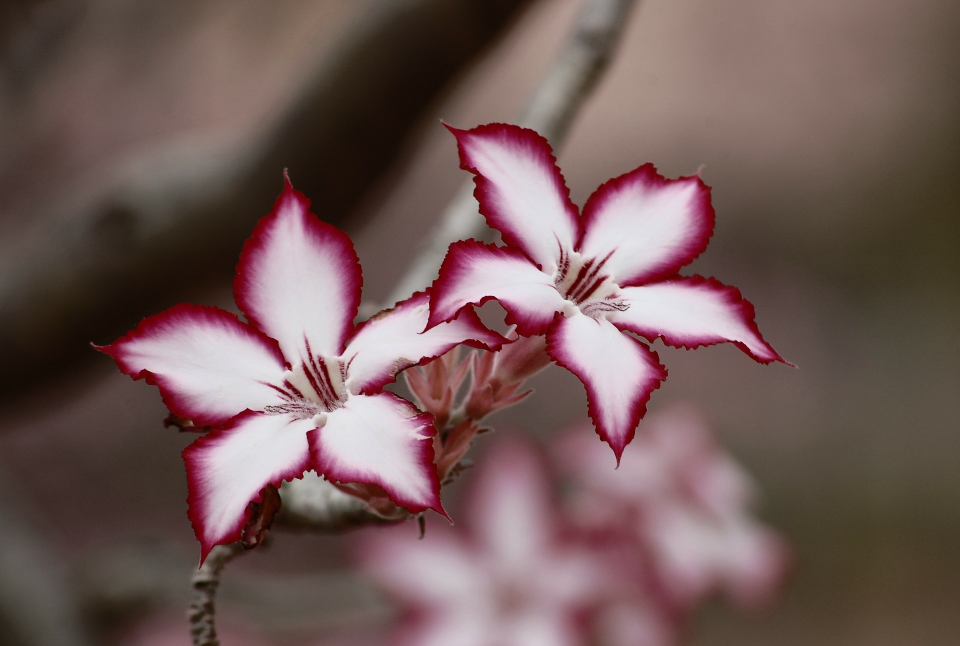
#> input picture Image Processing/Flower Images/flower.jpg, 1920 x 1292 px, found by its file name (shown at 1/2 size)
$ python 29-Resize.py
#> lines starting #> are read from the running program, lines starting #| are printed output that depends on the picture
import cv2


path = "C://Users//Dhruvik//Desktop//All Programs//Image Processing//Images//flower.jpg"

img = cv2.imread(path)
#> img is the input picture: shape (1292, 1920, 3); mean B, G, R 88, 90.1, 114.1

img = cv2.resize(img,None,fx=0.5,fy=0.5,interpolation=cv2.INTER_AREA)
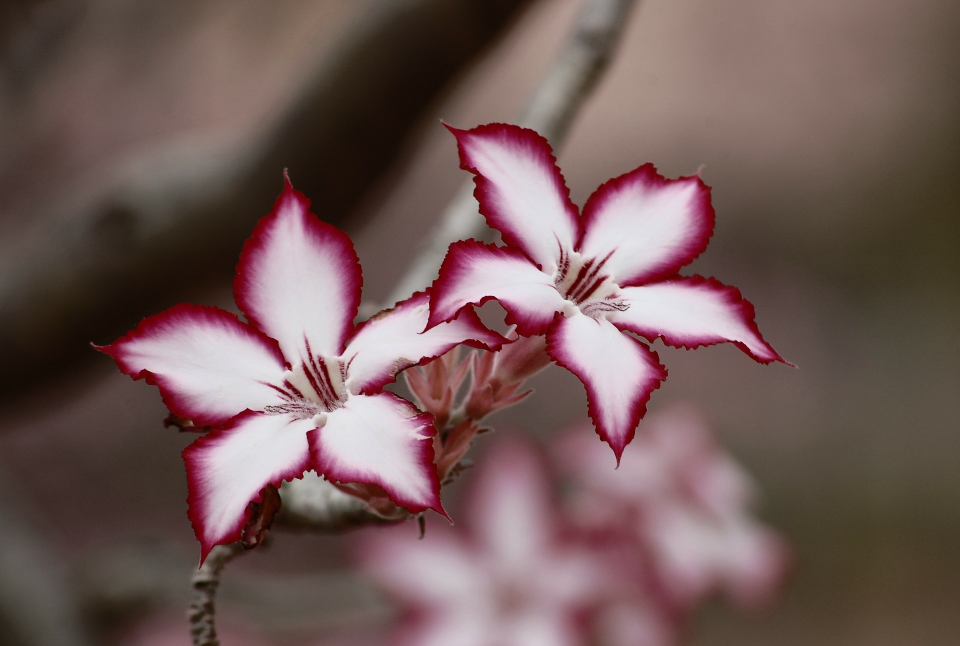
#> img: shape (646, 960, 3); mean B, G, R 88.1, 90.3, 114.2
img2 = cv2.resize(img , None , fx =1.5 , fy =1.5, interpolation=cv2.INTER_CUBIC)


cv2.imshow('Flower Beauty',img)
cv2.imshow('Flower',img2)
cv2.waitKey(0)
cv2.destroyAllWindows()

$ run again, with Image Processing/Flower Images/dandelion.jpg copied over Image Processing/Flower Images/flower.jpg
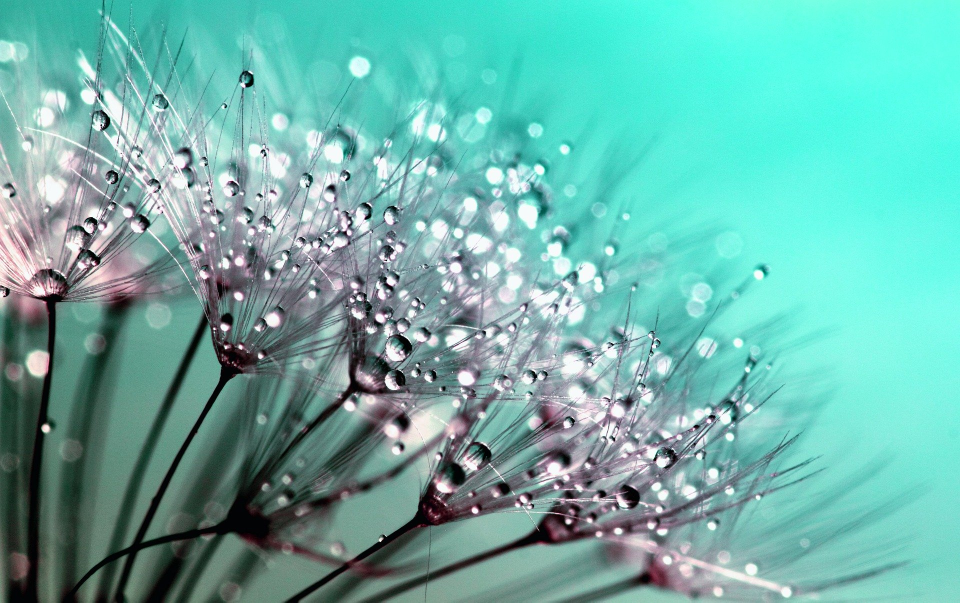
#> input picture Image Processing/Flower Images/dandelion.jpg, 1920 x 1205 px, found by its file name (shown at 1/2 size)
#> img is the input picture: shape (1205, 1920, 3); mean B, G, R 170.4, 178.7, 109.3
#> `img = cv2.resize(img,None,fx=0.5,fy=0.5,interpolation=cv2.INTER_AREA)`:
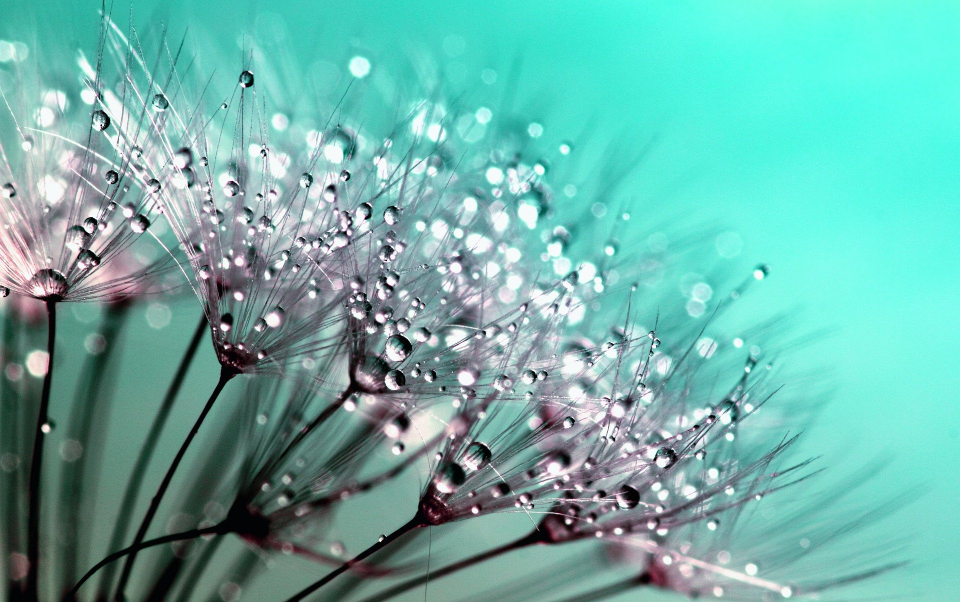
#> img: shape (602, 960, 3); mean B, G, R 170.5, 178.8, 109.4

$ run again, with Image Processing/Flower Images/marriage.jpg copied over Image Processing/Flower Images/flower.jpg
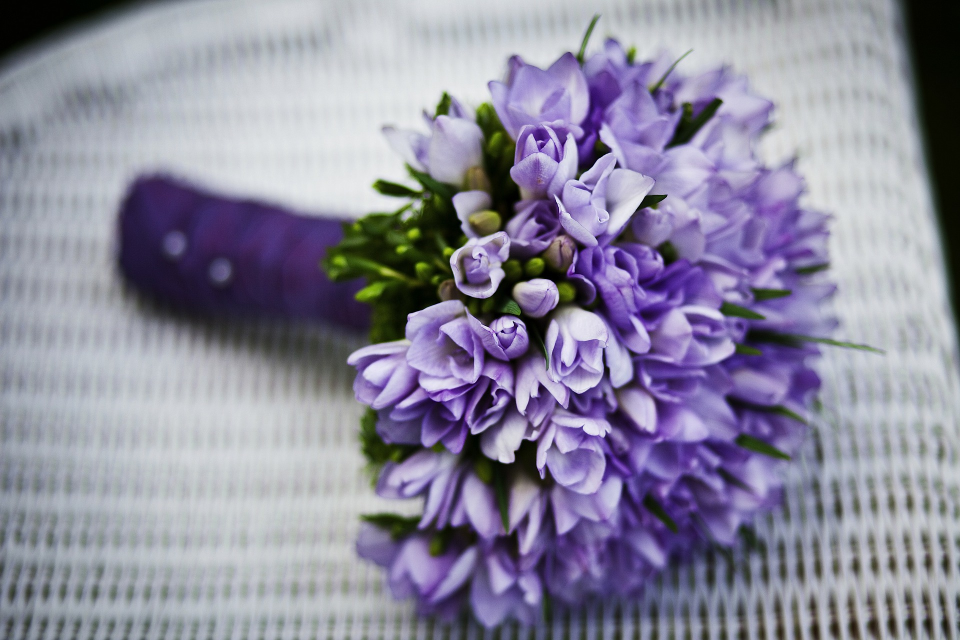
#> input picture Image Processing/Flower Images/marriage.jpg, 1920 x 1280 px, found by its file name (shown at 1/2 size)
#> img is the input picture: shape (1280, 1920, 3); mean B, G, R 157.1, 137.5, 140.2
#> `img = cv2.resize(img,None,fx=0.5,fy=0.5,interpolation=cv2.INTER_AREA)`:
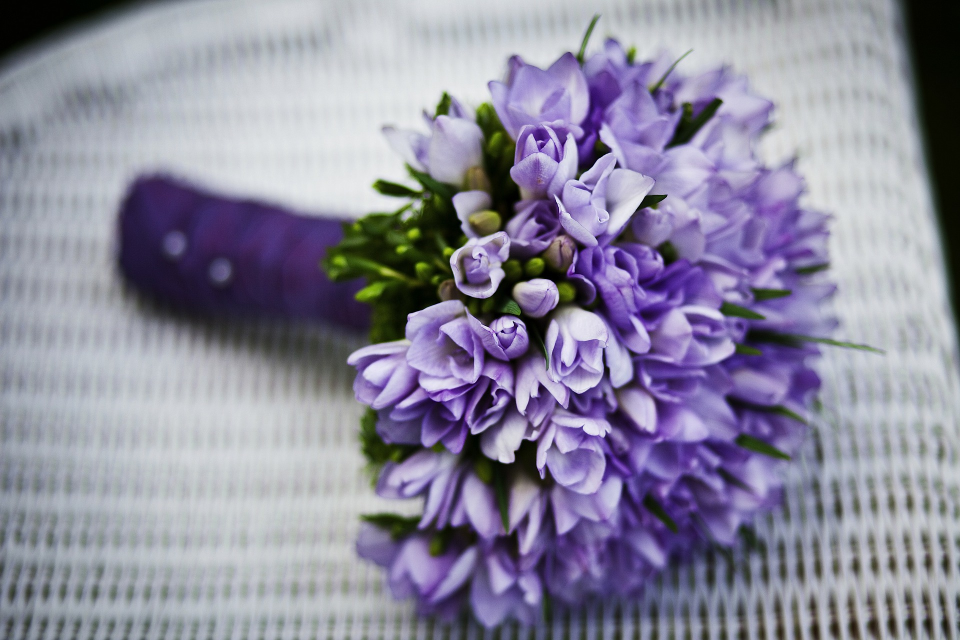
#> img: shape (640, 960, 3); mean B, G, R 157.3, 137.7, 140.3

$ run again, with Image Processing/Flower Images/rose-729509_1920.jpg copied over Image Processing/Flower Images/flower.jpg
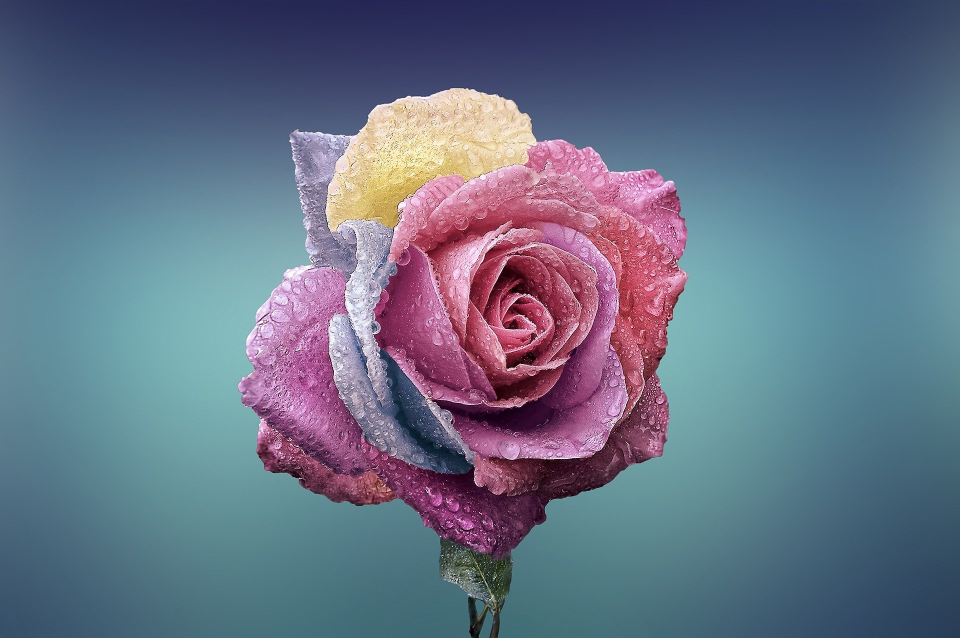
#> input picture Image Processing/Flower Images/rose-729509_1920.jpg, 1920 x 1276 px, found by its file name (shown at 1/2 size)
#> img is the input picture: shape (1276, 1920, 3); mean B, G, R 132.8, 112.2, 101
#> `img = cv2.resize(img,None,fx=0.5,fy=0.5,interpolation=cv2.INTER_AREA)`:
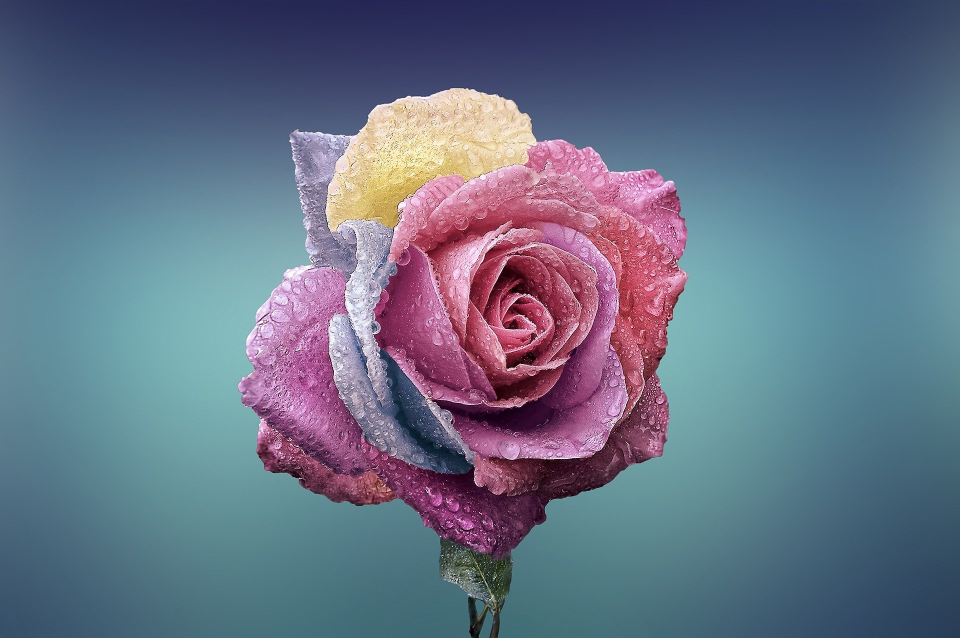
#> img: shape (638, 960, 3); mean B, G, R 132.9, 112.3, 101.1
